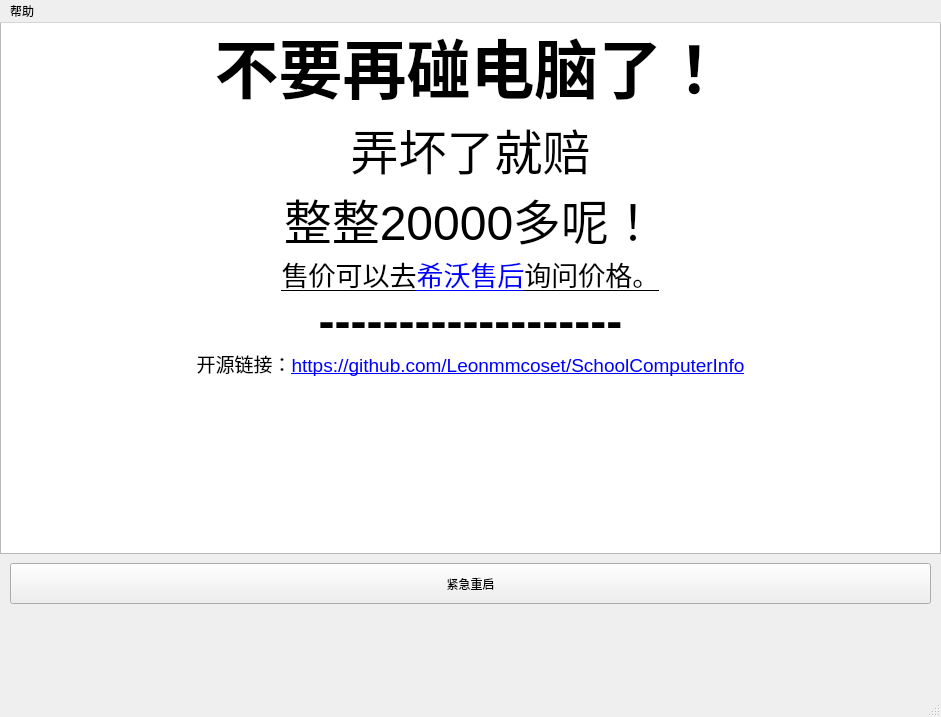
<?xml version="1.0" encoding="UTF-8"?>
<ui version="4.0">
 <class>MainWindow</class>
 <widget class="QMainWindow" name="MainWindow">
  <property name="geometry">
   <rect>
    <x>0</x>
    <y>0</y>
    <width>941</width>
    <height>717</height>
   </rect>
  </property>
  <property name="windowTitle">
   <string>学校电脑信息显示器</string>
  </property>
  <widget class="QWidget" name="centralwidget">
   <widget class="QTextBrowser" name="textBrowser">
    <property name="geometry">
     <rect>
      <x>0</x>
      <y>-10</y>
      <width>941</width>
      <height>541</height>
     </rect>
    </property>
    <property name="html">
     <string>&lt;!DOCTYPE HTML PUBLIC &quot;-//W3C//DTD HTML 4.0//EN&quot; &quot;http://www.w3.org/TR/REC-html40/strict.dtd&quot;&gt;
&lt;html&gt;&lt;head&gt;&lt;meta name=&quot;qrichtext&quot; content=&quot;1&quot; /&gt;&lt;style type=&quot;text/css&quot;&gt;
p, li { white-space: pre-wrap; }
&lt;/style&gt;&lt;/head&gt;&lt;body style=&quot; font-family:'SimSun'; font-size:9pt; font-weight:400; font-style:normal;&quot;&gt;
&lt;p align=&quot;center&quot; style=&quot; margin-top:0px; margin-bottom:0px; margin-left:0px; margin-right:0px; -qt-block-indent:0; text-indent:0px;&quot;&gt;&lt;span style=&quot; font-size:48pt; font-weight:600;&quot;&gt;不要再碰电脑了！&lt;/span&gt;&lt;/p&gt;
&lt;p align=&quot;center&quot; style=&quot; margin-top:0px; margin-bottom:0px; margin-left:0px; margin-right:0px; -qt-block-indent:0; text-indent:0px;&quot;&gt;&lt;span style=&quot; font-size:36pt;&quot;&gt;弄坏了就赔&lt;br /&gt;整整20000多呢！&lt;/span&gt;&lt;/p&gt;
&lt;p align=&quot;center&quot; style=&quot; margin-top:0px; margin-bottom:0px; margin-left:0px; margin-right:0px; -qt-block-indent:0; text-indent:0px;&quot;&gt;&lt;span style=&quot; font-size:20pt; text-decoration: underline;&quot;&gt;售价可以去&lt;/span&gt;&lt;a href=&quot;https://www.seewo.com/product/support/hivo&quot;&gt;&lt;span style=&quot; font-size:20pt; text-decoration: underline; color:#0000ff;&quot;&gt;希沃售后&lt;/span&gt;&lt;/a&gt;&lt;a href=&quot;https://www.seewo.com/product/support/hivo&quot;&gt;&lt;span style=&quot; font-size:20pt; text-decoration: underline; color:#000000;&quot;&gt;询问价格。&lt;/span&gt;&lt;/a&gt;&lt;/p&gt;
&lt;p align=&quot;center&quot; style=&quot; margin-top:0px; margin-bottom:0px; margin-left:0px; margin-right:0px; -qt-block-indent:0; text-indent:0px;&quot;&gt;&lt;span style=&quot; font-size:36pt; font-weight:600;&quot;&gt;-------------------&lt;/span&gt;&lt;/p&gt;
&lt;p align=&quot;center&quot; style=&quot; margin-top:0px; margin-bottom:0px; margin-left:0px; margin-right:0px; -qt-block-indent:0; text-indent:0px;&quot;&gt;&lt;span style=&quot; font-size:14pt;&quot;&gt;开源链接：&lt;/span&gt;&lt;a href=&quot;https://github.com/Leonmmcoset/SchoolComputerInfo&quot;&gt;&lt;span style=&quot; font-size:14pt; text-decoration: underline; color:#0000ff;&quot;&gt;https://github.com/Leonmmcoset/SchoolComputerInfo&lt;/span&gt;&lt;/a&gt;&lt;/p&gt;&lt;/body&gt;&lt;/html&gt;</string>
    </property>
   </widget>
   <widget class="QPushButton" name="pushButton">
    <property name="geometry">
     <rect>
      <x>10</x>
      <y>540</y>
      <width>921</width>
      <height>41</height>
     </rect>
    </property>
    <property name="text">
     <string>紧急重启</string>
    </property>
   </widget>
  </widget>
  <widget class="QMenuBar" name="menubar">
   <property name="geometry">
    <rect>
     <x>0</x>
     <y>0</y>
     <width>941</width>
     <height>23</height>
    </rect>
   </property>
   <widget class="QMenu" name="menu">
    <property name="title">
     <string>帮助</string>
    </property>
    <addaction name="actionAPPxinxi"/>
   </widget>
   <addaction name="menu"/>
  </widget>
  <widget class="QStatusBar" name="statusbar"/>
  <action name="actionAPPxinxi">
   <property name="text">
    <string>APP信息</string>
   </property>
  </action>
 </widget>
 <resources/>
 <connections>
  <connection>
   <sender>actionAPPxinxi</sender>
   <signal>triggered()</signal>
   <receiver>MainWindow</receiver>
   <slot>indexgotoinfo()</slot>
   <hints>
    <hint type="sourcelabel">
     <x>-1</x>
     <y>-1</y>
    </hint>
    <hint type="destinationlabel">
     <x>85</x>
     <y>0</y>
    </hint>
   </hints>
  </connection>
  <connection>
   <sender>pushButton</sender>
   <signal>released()</signal>
   <receiver>MainWindow</receiver>
   <slot>indexshutdown()</slot>
   <hints>
    <hint type="sourcelabel">
     <x>230</x>
     <y>583</y>
    </hint>
    <hint type="destinationlabel">
     <x>122</x>
     <y>618</y>
    </hint>
   </hints>
  </connection>
 </connections>
 <slots>
  <slot>indexgotoinfo()</slot>
  <slot>indexshutdown()</slot>
 </slots>
</ui>
